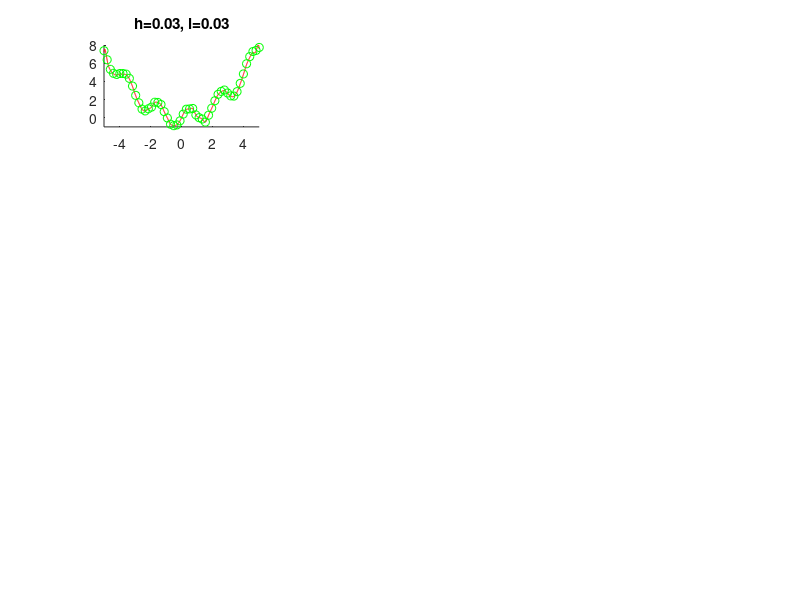
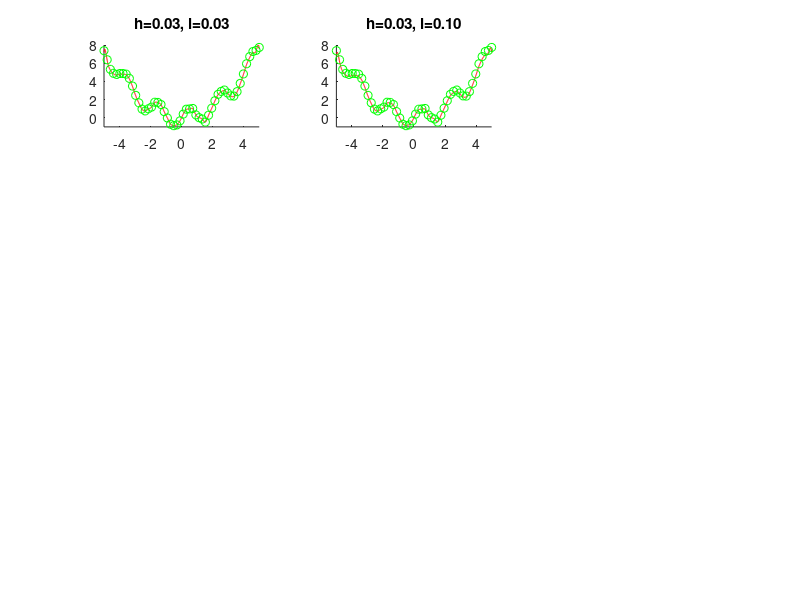
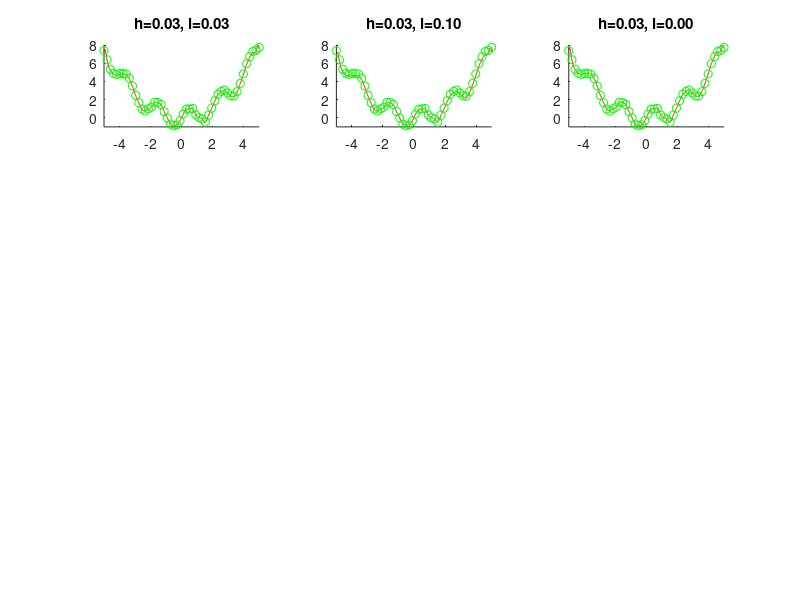
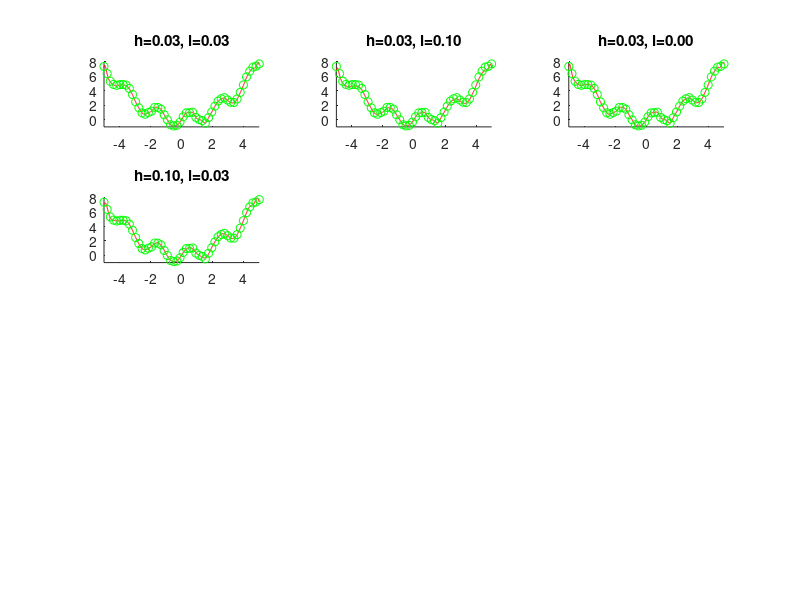

MATLAB code to generate these figures, in order: (Note: this script raises an error after producing the figures.)
#!/usr/bin/octave

clear all; rand('state',0); randn('state',0);
n=50; N=1000;
x=linspace(-5,5,n)'; 
X=linspace(-5,5,N)';
pix=pi*x; 
y=sin(pix)+0.3*x.^2+0.1*randn(n,1);

x2=x.^2; 
X2=X.^2; 
%l_list = [0.01,0.03,0.1,0.3,1,3,10];
%hh_list = [0.01,0.03,0.1,0.3,1,3,10];
l_list = [0.03,0.1,0,3];
hh_list = [0.03,0.1,0.3];
hight = length(l_list);
weigh = length(hh_list);

group_N = 3;

for i=1:length(l_list)
  for j=1:length(hh_list)

    subplot(hight,weigh,j+(i-1)*weigh);
    hh=hh_list(i); 
    l=l_list(j);
    k=exp(-(repmat(x2,1,n)+repmat(x2',n,1)-2*x*x')/hh);
    K=exp(-(repmat(X2,1,n)+repmat(x2',N,1)-2*X*x')/hh);
    err = 0;
    for g=1:group_N
      tran_x = x;
      tran_y = y;
      tran_x(g:group_N:n,:)=[]; 
      tran_k =exp(-(repmat((tran_x.^2),1,length(tran_x))+repmat((tran_x.^2)',length(tran_x),1)-2*tran_x*tran_x')/hh);
      tran_y(g:group_N:n,:)=[]; 
      
      test_x = x(g:group_N:n,:);
      test_y = y(g:group_N:n,:);

      t=pinv((tran_k^2+l*eye(size(tran_k)(1))))*(tran_k*tran_y); 
      test_k =exp(-(repmat(test_x',length(tran_x),1)-repmat(tran_x,1,length(test_x)).^2)/hh);
      err += 1/length(test_y)*(test_k'*t-test_y)'*(test_k'*t-test_y);
    end
    err = err/group_N
    t=pinv((k^2+l*eye(n)))*(k*y); 
    F=K*t;

    %clf;
      hold on; axis([-5 5 -1 8]);
      title(sprintf("h=%0.2f, l=%0.2f",hh,l)); 
      plot(X,F,'r-'); 
      plot(x,y,'go'); 
      print(sprintf("%0.2f_%0.2f.png",l,hh),"-dpng")
  end
end
pause
